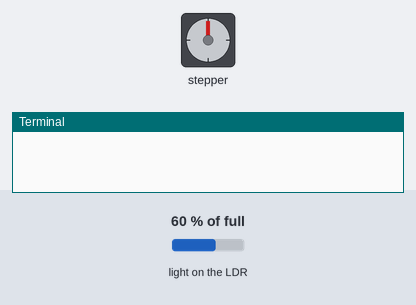
This program was run on a simulated Raspberry Pi (BCM pin numbers). Shown: stepper motor, the last lines printed to the terminal. Inputs (shaded band) come from the test bench; at power-on: light on the LDR 60 % of full. The stepper is drawn at 2048 steps a turn.

Above: at 0.2 s.
At 0.85 s:
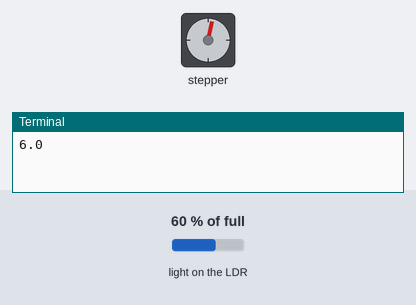
At 1.45 s:
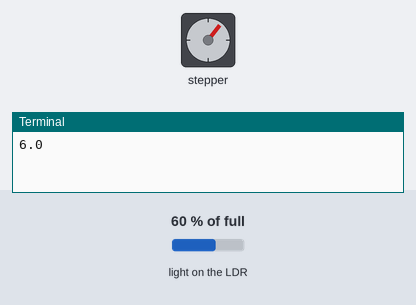
At 2.6 s:
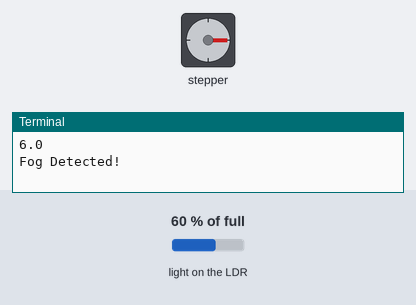
Timing chart, 0 to 4.1 s (numbered marks = the images above):
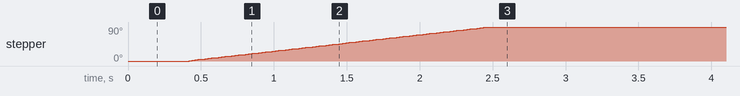

Measured:
- by itself, stepper: turns 90° clockwise in 2.0 s

The program:

detect_fog_or_sun.py
```python
# Import modules
from gpiozero import LightSensor
import gpiod
import time

# Stepper motor ULN2003 IN1-IN4
IN1 = 17
IN2 = 18
IN3 = 27
IN4 = 22

ControlPin = [IN1, IN2, IN3, IN4]

# Stepper motor steps for opening shield
steps_open = 128

# Create a GPIO chip and get the lines
chip = gpiod.Chip('gpiochip4')
lines = [chip.get_line(pin) for pin in ControlPin]

# Configure the lines as outputs
for line in lines:
   line.request('stepper_motor', gpiod.LINE_REQ_DIR_OUT, 0)

# Define the segment pattern
seg_right = [
   [1, 0, 0, 0],
   [1, 1, 0, 0],
   [0, 1, 0, 0],
   [0, 1, 1, 0],
   [0, 0, 1, 0],
   [0, 0, 1, 1],
   [0, 0, 0, 1],
   [1, 0, 0, 1]
]

seg_left = [
   [0, 0, 0, 1],
   [0, 0, 1, 1],
   [0, 0, 1, 0],
   [0, 1, 1, 0],
   [0, 1, 0, 0],
   [1, 1, 0, 0],
   [1, 0, 0, 0],
   [1, 0, 0, 1]
]

delay = 0.002 # set delay

# Streaks
fog_streak = 0
sun_streak = 0

# Light Sensor
ldr = LightSensor(4)

def step_motor_clockwise(steps):
    """Move motor by number of steps clockwise"""
    global lines
    global delay
    global seg_right
    for i in range(steps):
        for halfstep in range(8):
            for pin in range(4):
                lines[pin].set_value(seg_right[halfstep][pin])
            time.sleep(delay)

def step_motor_anticlockwise(steps):
    """Move motor by number of steps antoclockwise"""
    global seg_left
    global lines
    global delay
    for i in range(steps):
        for halfstep in range(8):
            for pin in range(4):
                lines[pin].set_value(seg_left[halfstep][pin])
            time.sleep(delay)

def cleanup_motor():
    """Turn off all motor coils"""
    global chip
    global lines
    for line in lines:
        line.release()
    chip.close()

def fog_or_sun(ldr_value):
    """Returns a string for the type of weather(fog, sun)"""
    print(ldr_value)
    if ldr_value < 4:
        return "sun"
    else:
        return "fog"

def motor_on_weather(ldr, fog_streak, sun_streak):
    global steps_open
    weather = fog_or_sun(ldr.value * 10)
    if weather == "fog":
        if fog_streak == 0:
            step_motor_clockwise(steps_open)
        fog_streak += 1
        sun_streak = 0
        print("Fog Detected!")
    else:
        if sun_streak == 0 and fog_streak > 0:
            step_motor_anticlockwise(steps_open)
        sun_streak += 1
        fog_streak = 0
        print("Sunlight Detected!")
    return fog_streak, sun_streak

try:
    while True:
        fog_streak, sun_streak = motor_on_weather(ldr, fog_streak, sun_streak)
        time.sleep(5)
except KeyboardInterrupt:
    print("\nExiting...")
finally:
    cleanup_motor()
    print("Exited Properly.")
```
